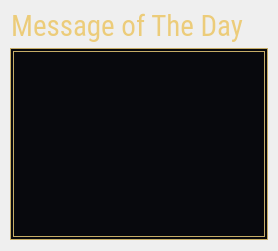
           <widget class="QWidget" name="motd_tab">
            <property name="styleSheet">
             <string notr="true">QWidget#motd_tab {
	background-image: url(:/Images/grain-overlay.png);
}</string>
            </property>
            <attribute name="title">
             <string>Placeholder Textttttt</string>
            </attribute>
            <layout class="QGridLayout" name="gridLayout_6">
             <property name="leftMargin">
              <number>10</number>
             </property>
             <property name="topMargin">
              <number>8</number>
             </property>
             <property name="rightMargin">
              <number>10</number>
             </property>
             <property name="bottomMargin">
              <number>10</number>
             </property>
             <property name="verticalSpacing">
              <number>6</number>
             </property>
             <item row="0" column="0">
              <widget class="QWidget" name="motd_container" native="true">
               <layout class="QVBoxLayout" name="verticalLayout_8">
                <property name="spacing">
                 <number>3</number>
                </property>
                <property name="leftMargin">
                 <number>0</number>
                </property>
                <property name="topMargin">
                 <number>0</number>
                </property>
                <property name="rightMargin">
                 <number>0</number>
                </property>
                <property name="bottomMargin">
                 <number>1</number>
                </property>
                <item alignment="Qt::AlignLeft">
                 <widget class="QPushButton" name="motd_title">
                  <property name="font">
                   <font>
                    <family>Roboto Condensed</family>
                    <pointsize>22</pointsize>
                   </font>
                  </property>
                  <property name="styleSheet">
                   <string notr="true">QPushButton {
	color: rgb(236, 204, 122);
    /* Title is pressed if there's no border */
	/* This is a workaround to avoid that*/
	border: 1px solid rgba(0, 0, 0, 0);
	margin: 0px;
	padding: 0px;
}</string>
                  </property>
                  <property name="text">
                   <string>Message of The Day</string>
                  </property>
                  <property name="icon">
                   <iconset resource="Items.qrc">
                    <normaloff>:/Icons/icon_badge_1.png</normaloff>:/Icons/icon_badge_1.png</iconset>
                  </property>
                  <property name="iconSize">
                   <size>
                    <width>30</width>
                    <height>30</height>
                   </size>
                  </property>
                  <property name="checked">
                   <bool>false</bool>
                  </property>
                  <property name="flat">
                   <bool>true</bool>
                  </property>
                 </widget>
                </item>
                <item>
                 <widget class="QTextBrowser" name="motd_text">
                  <property name="sizePolicy">
                   <sizepolicy hsizetype="Preferred" vsizetype="Expanding">
                    <horstretch>0</horstretch>
                    <verstretch>0</verstretch>
                   </sizepolicy>
                  </property>
                  <property name="minimumSize">
                   <size>
                    <width>258</width>
                    <height>0</height>
                   </size>
                  </property>
                  <property name="font">
                   <font>
                    <family>DM Sans</family>
                    <pointsize>9</pointsize>
                    <weight>50</weight>
                    <italic>false</italic>
                    <bold>false</bold>
                   </font>
                  </property>
                  <property name="styleSheet">
                   <string notr="true">QTextBrowser {
	font: &quot;DM Sans&quot;;
	border: 4px double #c5ac66;
	padding: 4px;
	background-color: rgb(8, 9, 13);
	color:white;
}</string>
                  </property>
                  <property name="html">
                   <string>&lt;!DOCTYPE HTML PUBLIC &quot;-//W3C//DTD HTML 4.0//EN&quot; &quot;http://www.w3.org/TR/REC-html40/strict.dtd&quot;&gt;
&lt;html&gt;&lt;head&gt;&lt;meta name=&quot;qrichtext&quot; content=&quot;1&quot; /&gt;&lt;style type=&quot;text/css&quot;&gt;
p, li { white-space: pre-wrap; }
&lt;/style&gt;&lt;/head&gt;&lt;body style=&quot; font-family:'DM Sans'; font-size:9pt; font-weight:400; font-style:normal;&quot;&gt;
&lt;p style=&quot;-qt-paragraph-type:empty; margin-top:0px; margin-bottom:0px; margin-left:0px; margin-right:0px; -qt-block-indent:0; text-indent:0px;&quot;&gt;&lt;br /&gt;&lt;/p&gt;&lt;/body&gt;&lt;/html&gt;</string>
                  </property>
                  <property name="openExternalLinks">
                   <bool>true</bool>
                  </property>
                 </widget>
                </item>
               </layout>
              </widget>
             </item>
            </layout>
           </widget>
